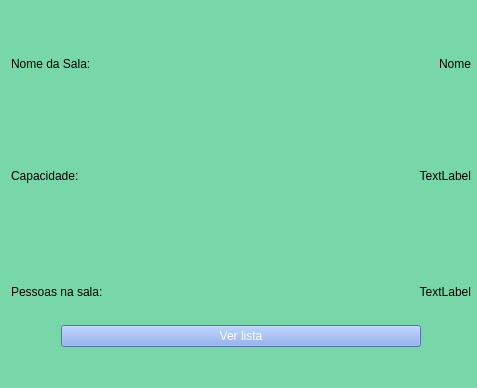
<?xml version="1.0" encoding="UTF-8"?>
<ui version="4.0">
 <class>Form</class>
 <widget class="QWidget" name="Form">
  <property name="geometry">
   <rect>
    <x>0</x>
    <y>0</y>
    <width>477</width>
    <height>388</height>
   </rect>
  </property>
  <property name="minimumSize">
   <size>
    <width>477</width>
    <height>388</height>
   </size>
  </property>
  <property name="maximumSize">
   <size>
    <width>477</width>
    <height>388</height>
   </size>
  </property>
  <property name="windowTitle">
   <string>Form</string>
  </property>
  <property name="styleSheet">
   <string notr="true">background-color: rgb(120, 215, 168);
font: 75 12pt &quot;Arial&quot;;</string>
  </property>
  <widget class="QFrame" name="verticalFrame">
   <property name="geometry">
    <rect>
     <x>10</x>
     <y>10</y>
     <width>462</width>
     <height>388</height>
    </rect>
   </property>
   <property name="minimumSize">
    <size>
     <width>462</width>
     <height>388</height>
    </size>
   </property>
   <property name="maximumSize">
    <size>
     <width>462</width>
     <height>388</height>
    </size>
   </property>
   <layout class="QVBoxLayout" name="verticalLayout">
    <property name="leftMargin">
     <number>1</number>
    </property>
    <property name="topMargin">
     <number>1</number>
    </property>
    <property name="rightMargin">
     <number>1</number>
    </property>
    <property name="bottomMargin">
     <number>1</number>
    </property>
    <item>
     <layout class="QVBoxLayout" name="verticalLayout_2">
      <property name="leftMargin">
       <number>0</number>
      </property>
      <property name="topMargin">
       <number>0</number>
      </property>
      <property name="rightMargin">
       <number>0</number>
      </property>
      <property name="bottomMargin">
       <number>0</number>
      </property>
      <item>
       <layout class="QHBoxLayout" name="horizontalLayout_4">
        <property name="leftMargin">
         <number>0</number>
        </property>
        <property name="topMargin">
         <number>0</number>
        </property>
        <property name="rightMargin">
         <number>0</number>
        </property>
        <property name="bottomMargin">
         <number>0</number>
        </property>
        <item>
         <widget class="QLabel" name="label">
          <property name="styleSheet">
           <string notr="true">font: 14pt &quot;Arial&quot;;</string>
          </property>
          <property name="text">
           <string>Nome da Sala:</string>
          </property>
          <property name="alignment">
           <set>Qt::AlignLeading|Qt::AlignLeft|Qt::AlignVCenter</set>
          </property>
         </widget>
        </item>
        <item>
         <widget class="QLabel" name="lblNome">
          <property name="styleSheet">
           <string notr="true">font: 14pt &quot;Arial&quot;;</string>
          </property>
          <property name="text">
           <string>Nome</string>
          </property>
          <property name="alignment">
           <set>Qt::AlignRight|Qt::AlignTrailing|Qt::AlignVCenter</set>
          </property>
         </widget>
        </item>
       </layout>
      </item>
      <item>
       <layout class="QHBoxLayout" name="horizontalLayout_2">
        <property name="leftMargin">
         <number>0</number>
        </property>
        <property name="topMargin">
         <number>0</number>
        </property>
        <property name="rightMargin">
         <number>0</number>
        </property>
        <property name="bottomMargin">
         <number>0</number>
        </property>
        <item>
         <widget class="QLabel" name="label_4">
          <property name="styleSheet">
           <string notr="true">font: 14pt &quot;Arial&quot;;</string>
          </property>
          <property name="text">
           <string>Capacidade:</string>
          </property>
          <property name="alignment">
           <set>Qt::AlignLeading|Qt::AlignLeft|Qt::AlignVCenter</set>
          </property>
         </widget>
        </item>
        <item>
         <widget class="QLabel" name="lblCapacidade">
          <property name="styleSheet">
           <string notr="true">font: 14pt &quot;Arial&quot;;</string>
          </property>
          <property name="text">
           <string>TextLabel</string>
          </property>
          <property name="alignment">
           <set>Qt::AlignRight|Qt::AlignTrailing|Qt::AlignVCenter</set>
          </property>
         </widget>
        </item>
       </layout>
      </item>
      <item>
       <layout class="QVBoxLayout" name="verticalLayout_3">
        <property name="leftMargin">
         <number>0</number>
        </property>
        <property name="topMargin">
         <number>50</number>
        </property>
        <property name="rightMargin">
         <number>0</number>
        </property>
        <property name="bottomMargin">
         <number>0</number>
        </property>
        <item>
         <layout class="QHBoxLayout" name="horizontalLayout">
          <property name="leftMargin">
           <number>0</number>
          </property>
          <property name="topMargin">
           <number>0</number>
          </property>
          <property name="rightMargin">
           <number>0</number>
          </property>
          <property name="bottomMargin">
           <number>0</number>
          </property>
          <item>
           <widget class="QLabel" name="label_2">
            <property name="styleSheet">
             <string notr="true">font: 14pt &quot;Arial&quot;;</string>
            </property>
            <property name="text">
             <string>Pessoas na sala:</string>
            </property>
            <property name="alignment">
             <set>Qt::AlignLeading|Qt::AlignLeft|Qt::AlignVCenter</set>
            </property>
           </widget>
          </item>
          <item>
           <widget class="QLabel" name="lblPessoasQtd">
            <property name="styleSheet">
             <string notr="true">font: 14pt &quot;Arial&quot;;</string>
            </property>
            <property name="text">
             <string>TextLabel</string>
            </property>
            <property name="alignment">
             <set>Qt::AlignRight|Qt::AlignTrailing|Qt::AlignVCenter</set>
            </property>
           </widget>
          </item>
         </layout>
        </item>
        <item>
         <layout class="QHBoxLayout" name="horizontalLayout_3">
          <property name="leftMargin">
           <number>50</number>
          </property>
          <property name="topMargin">
           <number>20</number>
          </property>
          <property name="rightMargin">
           <number>50</number>
          </property>
          <property name="bottomMargin">
           <number>50</number>
          </property>
          <item>
           <widget class="QPushButton" name="btnVerPessoas">
            <property name="styleSheet">
             <string notr="true">background-color: rgb(121, 158, 229);
color: rgb(255, 255, 255);</string>
            </property>
            <property name="text">
             <string>Ver lista</string>
            </property>
           </widget>
          </item>
         </layout>
        </item>
       </layout>
      </item>
     </layout>
    </item>
   </layout>
  </widget>
 </widget>
 <resources/>
 <connections/>
</ui>
